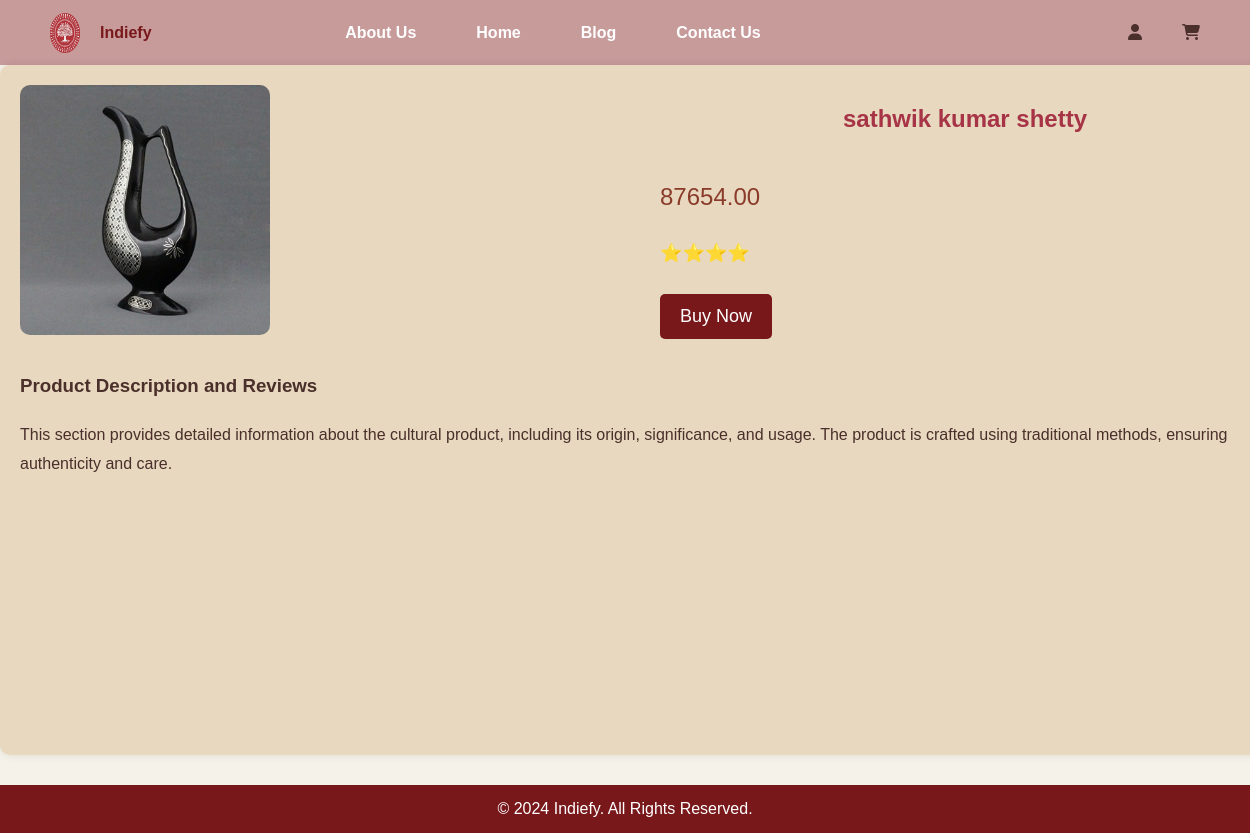
The app's page /details/10/ (signed in) with its own data.
### products/models.py (models this page shows, shortened)
class Product(models.Model):
    name = models.CharField(max_length=255,default='not specified')
    description = models.TextField()
    price = models.DecimalField(max_digits=10, decimal_places=2,null=True, blank=True)
    product_type = models.ForeignKey(ProductType, on_delete=models.CASCADE)  # Type-based categorization
    sub_type = models.ForeignKey(substate, on_delete=models.CASCADE,default=1)   # State-based categorization
    image = models.ImageField(upload_to='product_images/',default='aunty1.jpg', null=True, blank=True)  # Add image field
    seller = models.ForeignKey(seller, on_delete=models.CASCADE,default=1)
    stock = models.BooleanField(default=True)

### products/views.py (the view)
# urls.py: path('details/<int:product_id>/', views.details, name='details'),
@login_required(login_url='login')
def details(request, product_id):
    user = request.user
    obj = cart.objects.filter(user=user).first()
    product = get_object_or_404(Product, id=product_id)
    cartu = cartitem.objects.filter(cart=obj, product=product).first()
    return render(request, 'products/details.html', {'product': product, 'cartu': cartu})

### products/templates/products/details.html (shortened to what this page needs)
{% load static %}
<!DOCTYPE html>
<html lang="en">
<head>
  <link rel="stylesheet" href="{% static 'details.css' %}">
    <link rel="stylesheet" href="https://cdnjs.cloudflare.com/ajax/libs/font-awesome/6.6.0/css/all.min.css" />
    <link rel="stylesheet" href="https://cdnjs.cloudflare.com/ajax/libs/font-awesome/6.6.0/css/all.min.css" />
</head>
<body >
     <header style="background-color: #C89B9B;">
        <div class="navbar">
            <div class="logo">
                <img id="logo1" src="{% static 'logo.png' %}" alt="Indiefy Logo" class="logo-img">
                <span><b style="color: #78181B;">Indiefy</b></span>
            </div>
            <nav>
                <ul>
                    <li><a href="{%url 'aboutus'%}">About Us</a></li>
                    <li><a href="{% url 'home' %}">Home</a></li>
                    <li><a href="{% url 'blog' %}">Blog</a></li>
                    <li><a href="{% url 'contact' %}">Contact Us</a></li>
                </ul>
            </nav>
            <div class="icons">
                <a href="{% url 'logout' %}"><i class="fa-solid fa-user"></i></a>
                <a href="{% url 'cartdetails' %}" style="margin-left: 20px;"><i class="fa-solid fa-cart-shopping"></i></a>
            </div>
        </div>
    </header>
  <main>
    <section class="product">
      <div class="product-image">
        <img src="{{product.image.url}}" alt="Mysore Silk">
      </div>
      <div class="product-details">
        <h2>{{product.name}}</h2>
        <p class="price">{{product.price}}</p>
        <p class="rating">⭐⭐⭐⭐</p>
          {% if cartu is None %}
        <a href="{% url 'addcart' product.id %}"><button class="buy-now"  >Buy Now</button></a>
 {% else %}
        <a href="{% url 'delcart' product.id %}"><button class="buy-now"  >Remove from cart</button></a>
        {% endif %}
    </section>
    <section class="product-description">
      <h3>Product Description and Reviews</h3>
      <p>This section provides detailed information about the cultural product, including its origin, significance, and usage. The product is crafted using traditional methods, ensuring authenticity and care.</p>
    </section>
  </main>
  <footer>
    <p>&copy; 2024 Indiefy. All Rights Reserved.</p>
  </footer>
</body>
</html>

### static/details.css (style rules this page uses)
body, h1, h2, p, ul, li, a, button { margin: 0; padding: 0; list-style: none; text-decoration: none; color: inherit; font-family: Aclonica; }
body { font-family: Aclonica; background-color: #f5f2e9; color: #4a2f2a; }
header { background-color: #d9b7a7; padding: 15px 20px; }
.navbar { display: flex; justify-content: space-between; align-items: center; height: 15px; animation: fadeInDown 0.8s ease-out; }
.logo { display: flex; align-items: center; animation: slideInLeft 0.5s ease-in; }
.logo-img { width: 40px; margin-right: 10px; }
.navbar nav ul { display: flex; }
.navbar nav ul li { margin: 0 20px; }
.navbar nav ul li a { color: #ffffff; font-weight: bold; }
:root { --main-bg-color: #f5f2e9; --main-text-color: #4a2f2a; --accent-color: #a63446; --secondary-bg-color: #efddca; --secondary-text-color: #ffffff; --hover-color: #8c2e39; }
body, h1, h2, p, ul, li, a, button, input { margin: 0; padding: 0; list-style: none; text-decoration: none; color: inherit; font-family: 'Arial', sans-serif; }
body { background-color: var(--main-bg-color); color: var(--main-text-color); animation: fadeInUp 1s ease-out; }
h2 { text-align: center; margin: 20px 0; color: var(--accent-color); }
body { font-family: 'Arial', sans-serif; background-color: #f5f2e9; color: #4a2f2a; }
.navbar { display: flex; justify-content: space-between; align-items: center; height: 5px; }
.logo { display: flex; align-items: center; }
.logo-img { width: 30px; height: 30px; margin-right: 10px; }
main { width: 100vw; padding: 20px; background-color: #E8D8BF; box-shadow: 0px 0px 10px rgba(0, 0, 0, 0.1); border-radius: 10px; height: 650px; animation: fadeInUp 1s ease-out; }
.product { display: grid; grid-template-columns: repeat(auto-fit, minmax(300px, 1fr)); gap: 30px; }
.product-image img { width: 250px; height: auto; border-radius: 10px; }
.product-details { display: flex; flex-direction: column; justify-content: space-between; }
.price { font-size: 24px; color: #8a3b29; margin: 15px 0; }
.rating { font-size: 18px; color: #ffbc00; }
.buy-now { background-color: #78181B; color: white; border: none; padding: 12px 20px; font-size: 18px; cursor: pointer; text-align: center; border-radius: 5px; transition: background-color 0.3s; margin-top: 15px; }
.product-description { margin-top: 30px; line-height: 1.8; }
footer { background-color: #78181B; color: white; text-align: center; padding: 15px 0; margin-top: 30px; }

### products/templates/products/details.html (style rules this page uses)
.navbar { display: flex; justify-content: space-between; align-items: center; padding: 15px 30px; }
.logo { display: flex; align-items: center; gap: 10px; }
.logo-img { height: 40px; }
nav ul { display: flex; list-style: none; margin: 0; padding: 0; gap: 20px; }
nav a { text-decoration: none; color: #333; }
.icons { display: flex; gap: 20px; }

### records on screen
Product: image (picture), name "sathwik kumar shetty", price "87654.00"
